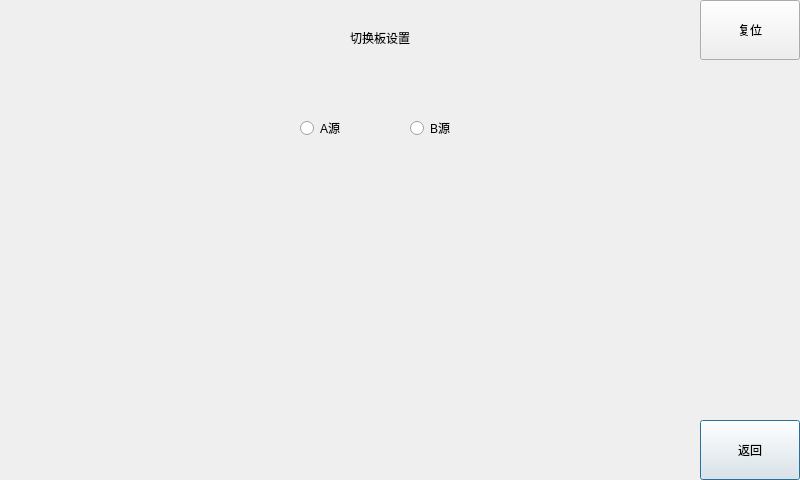
<?xml version="1.0" encoding="UTF-8"?>
<ui version="4.0">
 <class>Dialog_swich</class>
 <widget class="QDialog" name="Dialog_swich">
  <property name="geometry">
   <rect>
    <x>0</x>
    <y>0</y>
    <width>800</width>
    <height>480</height>
   </rect>
  </property>
  <property name="windowTitle">
   <string>Dialog</string>
  </property>
  <widget class="QLabel" name="label">
   <property name="geometry">
    <rect>
     <x>350</x>
     <y>30</y>
     <width>71</width>
     <height>16</height>
    </rect>
   </property>
   <property name="text">
    <string>切换板设置</string>
   </property>
  </widget>
  <widget class="QRadioButton" name="radioButton">
   <property name="geometry">
    <rect>
     <x>300</x>
     <y>120</y>
     <width>89</width>
     <height>16</height>
    </rect>
   </property>
   <property name="text">
    <string>A源</string>
   </property>
   <attribute name="buttonGroup">
    <string notr="true">buttonGroup</string>
   </attribute>
  </widget>
  <widget class="QRadioButton" name="radioButton_2">
   <property name="geometry">
    <rect>
     <x>410</x>
     <y>120</y>
     <width>89</width>
     <height>16</height>
    </rect>
   </property>
   <property name="text">
    <string>B源</string>
   </property>
   <attribute name="buttonGroup">
    <string notr="true">buttonGroup</string>
   </attribute>
  </widget>
  <widget class="QPushButton" name="pushButton">
   <property name="geometry">
    <rect>
     <x>700</x>
     <y>420</y>
     <width>100</width>
     <height>60</height>
    </rect>
   </property>
   <property name="text">
    <string>返回</string>
   </property>
  </widget>
  <widget class="QPushButton" name="pushButton_2">
   <property name="geometry">
    <rect>
     <x>700</x>
     <y>0</y>
     <width>100</width>
     <height>60</height>
    </rect>
   </property>
   <property name="text">
    <string>复位</string>
   </property>
  </widget>
 </widget>
 <resources/>
 <connections>
  <connection>
   <sender>pushButton</sender>
   <signal>clicked()</signal>
   <receiver>Dialog_swich</receiver>
   <slot>close()</slot>
   <hints>
    <hint type="sourcelabel">
     <x>735</x>
     <y>438</y>
    </hint>
    <hint type="destinationlabel">
     <x>780</x>
     <y>404</y>
    </hint>
   </hints>
  </connection>
 </connections>
 <buttongroups>
  <buttongroup name="buttonGroup"/>
 </buttongroups>
</ui>
